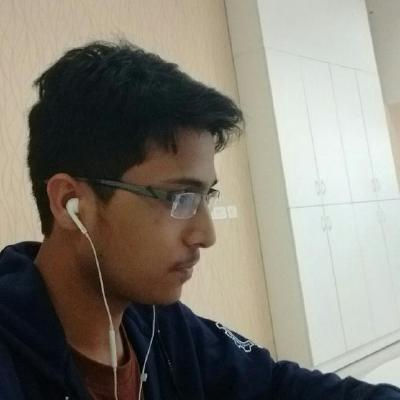
#> input picture My Images/github.jpeg, 400 x 400 px, found by its file name
$ python template_matching_fast.py
#> lines starting #> are read from the running program, lines starting #| are printed output that depends on the picture; after the words box and inside, x2 and y2 are one past the last pixel; in counts of white or black regions, pixels touching at a corner belong together
import cv2
import numpy as np
from matplotlib import pyplot as plt

img = cv2.imread('My Images/github.jpeg',0)
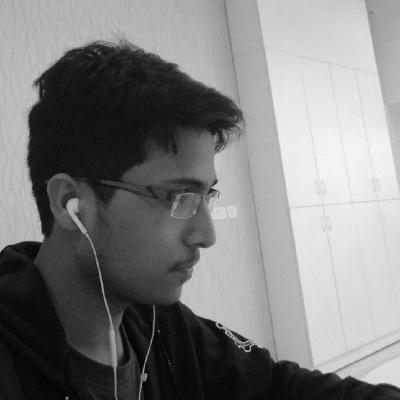
#> img: shape (400, 400); min 0, max 247, mean 126.5
img2 = img.copy()
'''
template = np.zeros((100, 100), np.uint8)
for i in range(100):
	for j in range(100):
		template[i,j] = img[100+i, 40+j]
'''
template = img[100:199, 40: 139]
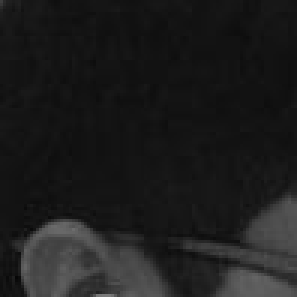
#> template: shape (99, 99) (shown 3 times larger); min 6, max 123, mean 29

w, h = template.shape[::-1]
#> w = 99; h = 99
method = eval('cv2.TM_SQDIFF')
res = cv2.matchTemplate(img,template,method)
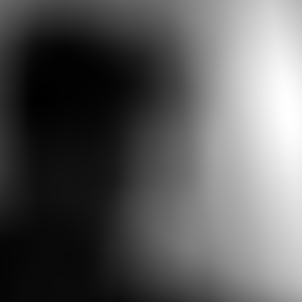
#> res: shape (302, 302) float32; min 0, max 426001248, mean 153641504; drawn with min black and max white
min_val, max_val, min_loc, max_loc = cv2.minMaxLoc(res)
#> min_val = 0; max_val = 426001248; min_loc = (40, 100); max_loc = (289, 115)
top_left = min_loc
#> top_left = (40, 100)
bottom_right = (top_left[0] + w, top_left[1] + h)
#> bottom_right = (139, 199)

cv2.rectangle(img,top_left, bottom_right, 255, 2)
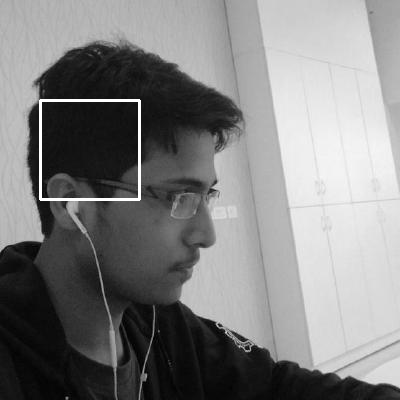
#> img: shape (400, 400); 0.74% of pixels changed, all inside (x1, y1, x2, y2) = (39, 99, 141, 201)

cv2.imshow('original image', img)
cv2.imshow('marked image', res)
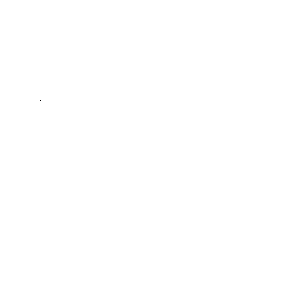
#> window 'marked image': shape (302, 302); 100% white; black in thin lines or dots, all inside (x1, y1, x2, y2) = (40, 100, 41, 101)
cv2.waitKey(0)
cv2.destroyAllWindows()

$ run again, with My Images/bg1.jpeg copied over My Images/github.jpeg
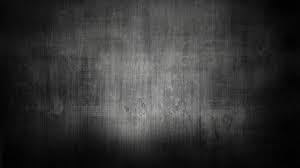
#> input picture My Images/bg1.jpeg, 300 x 168 px, found by its file name
#> `res = cv2.matchTemplate(img,template,method)`:
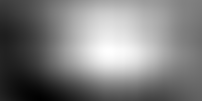
#> res: shape (101, 202) float32; min 0, max 51245728, mean 25540556; drawn with min black and max white
#> min_val = 0; max_val = 51245728; min_loc = (40, 100); max_loc = (111, 51)
#> top_left = (40, 100)
#> bottom_right = (139, 168)
#> `cv2.rectangle(img,top_left, bottom_right, 255, 2)`:
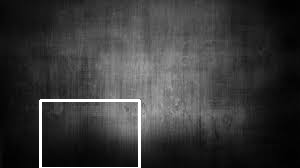
#> img: shape (168, 300); min 0, max 255, mean 56.6
